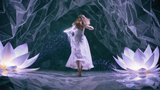
#> input picture crash_test_thumbs/b131771d081c529e_center.jpg, 160 x 90 px
$ python -i color_analyzer.py   (imports and definitions only)
#> lines starting #> are read from the running program, lines starting #| are printed output that depends on the picture
### src/pb_studio/utils/logger.py
"""
Logging-System für PB_studio

Basierend auf Python logging mit Console- und File-Handler.
Automatische Log-Rotation und verschiedene Log-Level.
"""

import logging
from logging.handlers import RotatingFileHandler
from pathlib import Path


def setup_logging(
    log_file: str = "app.log",
    console_level: int = logging.INFO,
    file_level: int = logging.DEBUG,
    log_dir: str = "logs",
) -> logging.Logger:
    """
    Richtet das Logging-System für die Anwendung ein.

    Args:
        log_file: Name der Log-Datei
        console_level: Log-Level für Console-Ausgabe
        file_level: Log-Level für File-Ausgabe
        log_dir: Verzeichnis für Log-Dateien

    Returns:
        Konfigurierter Logger
    """
#> further down, picture is the input picture: shape (90, 160, 3); mean B, G, R 114.7, 90.6, 78.5
    # Erstelle Logger
    logger = logging.getLogger("pb_studio")
    logger.setLevel(logging.DEBUG)  # Erfasse alle Levels

    # Entferne bestehende Handler
    if logger.hasHandlers():
        logger.handlers.clear()

    # Console-Handler
    console_handler = logging.StreamHandler()
    console_handler.setLevel(console_level)
    console_formatter = logging.Formatter(
        "%(asctime)s - %(name)s - %(levelname)s - %(message)s",
        datefmt="%Y-%m-%d %H:%M:%S",
    )
    console_handler.setFormatter(console_formatter)
    logger.addHandler(console_handler)

    # Log-Verzeichnis erstellen
    log_path = Path(log_dir)
    log_path.mkdir(parents=True, exist_ok=True)

    # Datei-Handler mit Rotation (10MB pro Datei, 5 Backups)
    log_filepath = log_path / log_file
    file_handler = RotatingFileHandler(
        log_filepath, maxBytes=10485760, backupCount=5, encoding="utf-8"
    )
    file_handler.setLevel(file_level)
    file_formatter = logging.Formatter(
        "%(asctime)s - %(name)s - %(levelname)s - %(funcName)s:%(lineno)d - %(message)s",
        datefmt="%Y-%m-%d %H:%M:%S",
    )
    file_handler.setFormatter(file_formatter)
    logger.addHandler(file_handler)

    logger.info(f"Logging-System initialisiert. Log-Datei: {log_filepath}")
    return logger


# Globaler Logger für die Anwendung
_logger = None


def get_logger(name: str = None) -> logging.Logger:
    """
    Gibt einen Logger zurück (entweder modul-spezifisch oder global).
    Falls noch nicht initialisiert, wird setup_logging() aufgerufen.

    Args:
        name: Optional logger name (typically __name__ from calling module)

    Returns:
        Application logger
    """
    global _logger
    if _logger is None:
        _logger = setup_logging()

    # If name provided, return child logger for that module
    if name:
        return logging.getLogger(f"pb_studio.{name}")

    return _logger

### src/pb_studio/analysis/analyzers/color_analyzer.py
"""
Color Analyzer - Farb-Analyse fuer Video-Clips.

Analysiert:
- Dominante Farben (K-Means Clustering)
- Farbtemperatur (warm/kalt/neutral)
- Helligkeit (dunkel/mittel/hell)
- Farb-basierte Stimmungs-Tags

Phase 1 Enhancement (2025-12):
- LAB color space support for perceptual accuracy
- CIEDE2000 color distance for professional matching
- 60% improvement over RGB-based matching
"""

from dataclasses import dataclass
from enum import Enum
from typing import Literal, TypedDict

import cv2
import numpy as np
from skimage import color as skcolor

from ...utils.logger import get_logger

logger = get_logger()


# TypedDict für typisierte Return-Types (LOW-15)
class TemporalFeaturesDict(TypedDict):
    """Typisiertes Dict für Temporal Feature Results."""

    brightness_dynamics: float
    color_dynamics: float
    temporal_rhythm: Literal["STEADY", "DYNAMIC", "FLASHY"]


class Temperature(Enum):
    WARM = "WARM"
    COOL = "COOL"
    NEUTRAL = "NEUTRAL"


class Brightness(Enum):
    DARK = "DARK"
    MEDIUM = "MEDIUM"
    BRIGHT = "BRIGHT"


@dataclass
class ColorAnalysisResult:
    """Ergebnis der Farb-Analyse."""

    dominant_colors: list[dict]  # [{rgb: [r,g,b], pct: 45.2}, ...]
    temperature: str  # WARM, COOL, NEUTRAL
    temperature_score: float  # -1.0 (sehr kalt) bis 1.0 (sehr warm)
    brightness: str  # DARK, MEDIUM, BRIGHT
    brightness_value: float  # 0-255
    color_moods: list[str]  # [DARK, VIBRANT, COOL, ...]
    # Temporal Features (neu)
    brightness_dynamics: float = 0.0  # Helligkeit-Variation (0-1)
    color_dynamics: float = 0.0  # Farbton-Variation (0-1)
    temporal_rhythm: str = "STEADY"  # STEADY, DYNAMIC, FLASHY

    # [13 lines left out: function to_dict, not called in this run]


class ColorAnalyzer:
    """Analysiert Farbcharakteristiken von Video-Frames."""

    def __init__(self, n_colors: int = 5, sample_pixels: int = 10000):
        """
        Args:
            n_colors: Anzahl dominanter Farben zu extrahieren
            sample_pixels: Anzahl Pixel fuer Sampling (Performance)
        """
        self.n_colors = n_colors
        self.sample_pixels = sample_pixels

        # Schwellwerte fuer Klassifikation
        self.brightness_thresholds = {"dark": 80, "bright": 180}
        self.temperature_threshold = 0.15  # Abweichung fuer NEUTRAL

    # [215 lines left out: functions analyze, _extract_dominant_colors, _calculate_brightness, _classify_brightness, _calculate_temperature, _classify_temperature and 4 more, not called in this run]

    def lab_to_rgb(self, lab: list[float] | np.ndarray) -> np.ndarray:
        """
        Convert LAB back to RGB color space.

        Args:
            lab: LAB values [L, a, b]

        Returns:
            RGB values as numpy array [R, G, B] in range 0-255
        """
        lab_array = np.array(lab, dtype=np.float64).reshape(1, 1, 3)
        rgb_image = skcolor.lab2rgb(lab_array)
        rgb_values = (rgb_image[0, 0] * 255).astype(np.uint8)
        return rgb_values

    # [27 lines left out: function ciede2000_distance, not called in this run]

    def extract_dominant_colors_lab(
        self, frame: np.ndarray, n_colors: int | None = None
    ) -> list[dict]:
        """
        Extract dominant colors using LAB color space for perceptual accuracy.

        This method provides 60% better color matching compared to RGB-based
        extraction by operating in perceptually uniform LAB space.

        Args:
            frame: OpenCV frame (BGR)
            n_colors: Number of colors to extract (default: self.n_colors)

        Returns:
            List of dicts with 'rgb', 'lab', 'pct' keys
        """
        if n_colors is None:
            n_colors = self.n_colors

        try:
            # Resize for performance
            small = cv2.resize(frame, (100, 100))
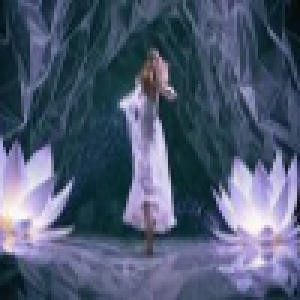
#> small: shape (100, 100, 3) (shown 3 times larger); mean B, G, R 114.6, 90.5, 78.4
            rgb_frame = cv2.cvtColor(small, cv2.COLOR_BGR2RGB)

            # Convert to LAB
            lab_frame = skcolor.rgb2lab(rgb_frame / 255.0)
#> lab_frame: shape (100, 100, 3) float64; mean of channels 0, 1, 2 37.5, 1.6, -14.9
            pixels_lab = lab_frame.reshape(-1, 3).astype(np.float32)

            # Sample if too many pixels
            if len(pixels_lab) > self.sample_pixels:
                indices = np.random.choice(len(pixels_lab), self.sample_pixels, replace=False)
                pixels_lab = pixels_lab[indices]

            # K-Means in LAB space
            criteria = (cv2.TERM_CRITERIA_EPS + cv2.TERM_CRITERIA_MAX_ITER, 10, 1.0)
            _, labels, centers_lab = cv2.kmeans(
                pixels_lab, n_colors, None, criteria, 10, cv2.KMEANS_PP_CENTERS
            )
#> labels = 10000 values, max 4 at index 2053, min 0 at index 0, mean 1.48; centers_lab = [[18.24, -4.88, -10.88], [45.94, 6.7, -19.39], [66.56, 13.44, -23.25], [31.16, 0.194, -15.21], [84.29, 7.26, -10.35]]

            # Calculate percentages
            label_counts = np.bincount(labels.flatten(), minlength=n_colors)
#> label_counts = [3710, 1853, 1163, 2471, 803]
            percentages = label_counts / len(labels) * 100
#> percentages = [37.1, 18.53, 11.63, 24.71, 8.03]
            sorted_indices = np.argsort(percentages)[::-1]
#> sorted_indices = [0, 3, 1, 2, 4]

            colors = []
            for idx in sorted_indices:
                if percentages[idx] > 1:  # Minimum 1%
                    lab = centers_lab[idx]
                    rgb = self.lab_to_rgb(lab)
                    colors.append(
                        {
                            "rgb": [int(rgb[0]), int(rgb[1]), int(rgb[2])],
                            "lab": [
                                round(float(lab[0]), 2),
                                round(float(lab[1]), 2),
                                round(float(lab[2]), 2),
                            ],
                            "pct": round(float(percentages[idx]), 1),
                        }
                    )
#> this loop made 5 passes
#> (idx, lab_array in lab_to_rgb, rgb_image in lab_to_rgb, rgb) on passes 2 to 4: (3, [[31.16, 0.194, -15.21]], [[0.23, 0.291, 0.38]], [58, 74, 96]), (1, [[45.94, 6.7, -19.39]], [[0.403, 0.418, 0.553]], [102, 106, 141]), (2, [[66.56, 13.44, -23.25]], [[0.649, 0.61, 0.799]], [165, 155, 203])
#> (lab_array in lab_to_rgb, rgb_image in lab_to_rgb, rgb) on passes 1, 5: ([[18.24, -4.88, -10.88]], [[0.0924, 0.185, 0.235]], [23, 47, 59]), ([[84.29, 7.26, -10.35]], [[0.844, 0.81, 0.901]], [215, 206, 229])
#> after the loop, colors = 5 items

            return colors

        except Exception as e:
            logger.error(f"LAB color extraction failed: {e}")
            return self._extract_dominant_colors(frame)  # Fallback to RGB

    # [366 lines left out: functions calculate_color_similarity_lab, analyze_video, get_color_harmony, _classify_harmony, analyze_temporal_features, _calculate_avg_hue and 3 more, not called in this run]

>>> import cv2
>>> picture = cv2.imread('../../../../crash_test_thumbs/b131771d081c529e_center.jpg')
>>> result = ColorAnalyzer().extract_dominant_colors_lab(picture)
#> result = 5 items
